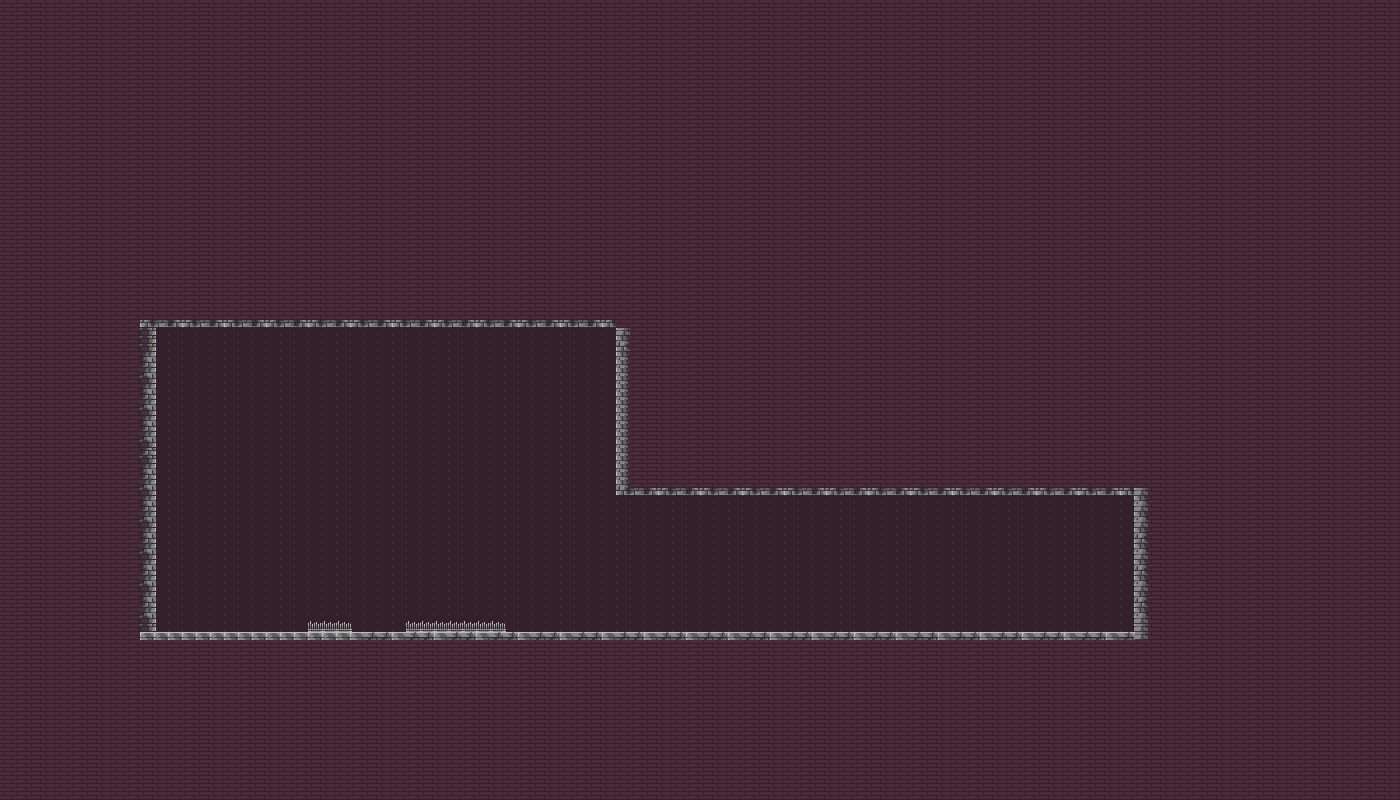

The image is a tile-based game level rendered from a .tmx file. Its description and source (layers, tilesets, objects; grid data summarised) follow:
An orthogonal 100x100 tile map with 14x8 px tiles, 2 tile layers (Capa de patrones 2, Capa de patrones 1) and 5 objects (spikes, spikes2, laser, spawnPoint).

<map version="1.2" tiledversion="1.3.3" orientation="orthogonal" renderorder="right-down" width="100" height="100" tilewidth="14" tileheight="8" infinite="0" nextlayerid="4" nextobjectid="15">
 <editorsettings>
  <export target="laser.json" format="json" />
 </editorsettings>
 <properties>
  <property name="collides" type="bool" value="true" />
 </properties>
 <tileset firstgid="1" name="Assets" tilewidth="16" tileheight="8" tilecount="644" columns="23">
  <image source="Assets.png" width="368" height="224" />
  <tile id="2">
   <properties>
    <property name="collides" type="bool" value="true" />
   </properties>
  </tile>
  <tile id="3">
   <properties>
    <property name="collides" type="bool" value="true" />
   </properties>
  </tile>
  <tile id="4">
   <properties>
    <property name="collides" type="bool" value="true" />
   </properties>
  </tile>
  <tile id="47">
   <properties>
    <property name="collides" type="bool" value="true" />
   </properties>
  </tile>
  <tile id="51">
   <properties>
    <property name="collides" type="bool" value="true" />
   </properties>
  </tile>
  <tile id="70">
   <properties>
    <property name="collides" type="bool" value="true" />
   </properties>
  </tile>
  <tile id="74">
   <properties>
    <property name="collides" type="bool" value="true" />
   </properties>
  </tile>
  <tile id="93">
   <properties>
    <property name="collides" type="bool" value="true" />
   </properties>
  </tile>
  <tile id="97">
   <properties>
    <property name="collides" type="bool" value="true" />
   </properties>
  </tile>
  <tile id="116">
   <properties>
    <property name="collides" type="bool" value="true" />
   </properties>
  </tile>
  <tile id="120">
   <properties>
    <property name="collides" type="bool" value="true" />
   </properties>
  </tile>
  <tile id="139">
   <properties>
    <property name="collides" type="bool" value="true" />
   </properties>
  </tile>
  <tile id="143">
   <properties>
    <property name="collides" type="bool" value="true" />
   </properties>
  </tile>
  <tile id="162">
   <properties>
    <property name="collides" type="bool" value="true" />
   </properties>
  </tile>
  <tile id="166">
   <properties>
    <property name="collides" type="bool" value="true" />
   </properties>
  </tile>
  <tile id="209">
   <properties>
    <property name="collides" type="bool" value="true" />
   </properties>
  </tile>
  <tile id="210">
   <properties>
    <property name="collides" type="bool" value="true" />
   </properties>
  </tile>
  <tile id="211">
   <properties>
    <property name="collides" type="bool" value="true" />
   </properties>
  </tile>
  <tile id="281">
   <properties>
    <property name="spikes" type="bool" value="true" />
   </properties>
  </tile>
  <tile id="304">
   <properties>
    <property name="spikes" type="bool" value="true" />
   </properties>
  </tile>
 </tileset>
 <layer id="2" name="Capa de patrones 2" width="100" height="100">
  <data>[10000 cells, 10000 non-empty, 1 distinct tile ids]</data>
 </layer>
 <layer id="1" name="Capa de patrones 1" width="100" height="100">
  <data>[10000 cells, 8137 non-empty, 17 distinct tile ids]</data>
 </layer>
 <objectgroup id="3" name="Capa de Objetos 1">
  <object id="6" name="spikes" x="304.667" y="619.333" width="49.3333" height="12" />
  <object id="7" x="406" y="624" width="98" height="8" />
  <object id="8" name="spikes2" x="406" y="619.333" width="98" height="4.66667" />
  <object id="10" name="laser" x="669.333" y="495.333">
   <point />
  </object>
  <object id="12" name="spawnPoint" x="200" y="450">
   <point />
  </object>
 </objectgroup>
</map>
